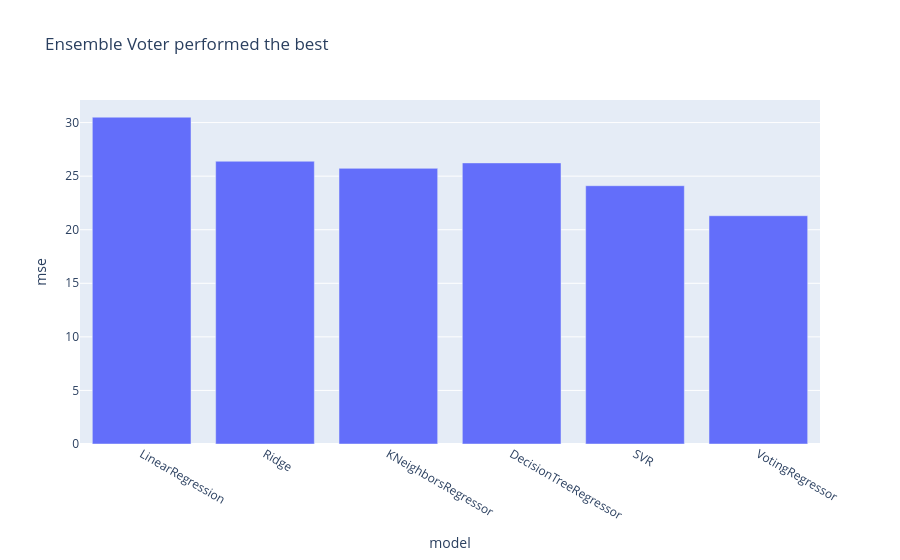

Notebook code cell kept with this figure:
### Code cell
fig = px.bar(df, x='model', y='mse', title="Ensemble Voter performed the best")
fig.show()
fig.write_image('images/compare.png')

### Figure 1 — Plotly figure (JSON) as saved in the notebook; plotly's stock layout.template omitted (floating-point values rounded to 4 significant figures)
{"data": [{"hovertemplate": "model=%{x}<br>mse=%{y}<extra></extra>", "legendgroup": "", "marker": {"color": "#636efa", "pattern": {"shape": ""}}, "name": "", "orientation": "v", "showlegend": false, "textposition": "auto", "x": ["LinearRegression", "Ridge", "KNeighborsRegressor", "DecisionTreeRegressor", "SVR", "VotingRegressor"], "xaxis": "x", "y": [30.5, 26.39, 25.73, 26.24, 24.11, 21.31], "yaxis": "y", "type": "bar"}], "layout": {"xaxis": {"anchor": "y", "domain": [0.0, 1.0], "title": {"text": "model"}}, "yaxis": {"anchor": "x", "domain": [0.0, 1.0], "title": {"text": "mse"}}, "legend": {"tracegroupgap": 0}, "title": {"text": "Ensemble Voter performed the best"}, "barmode": "relative"}}
